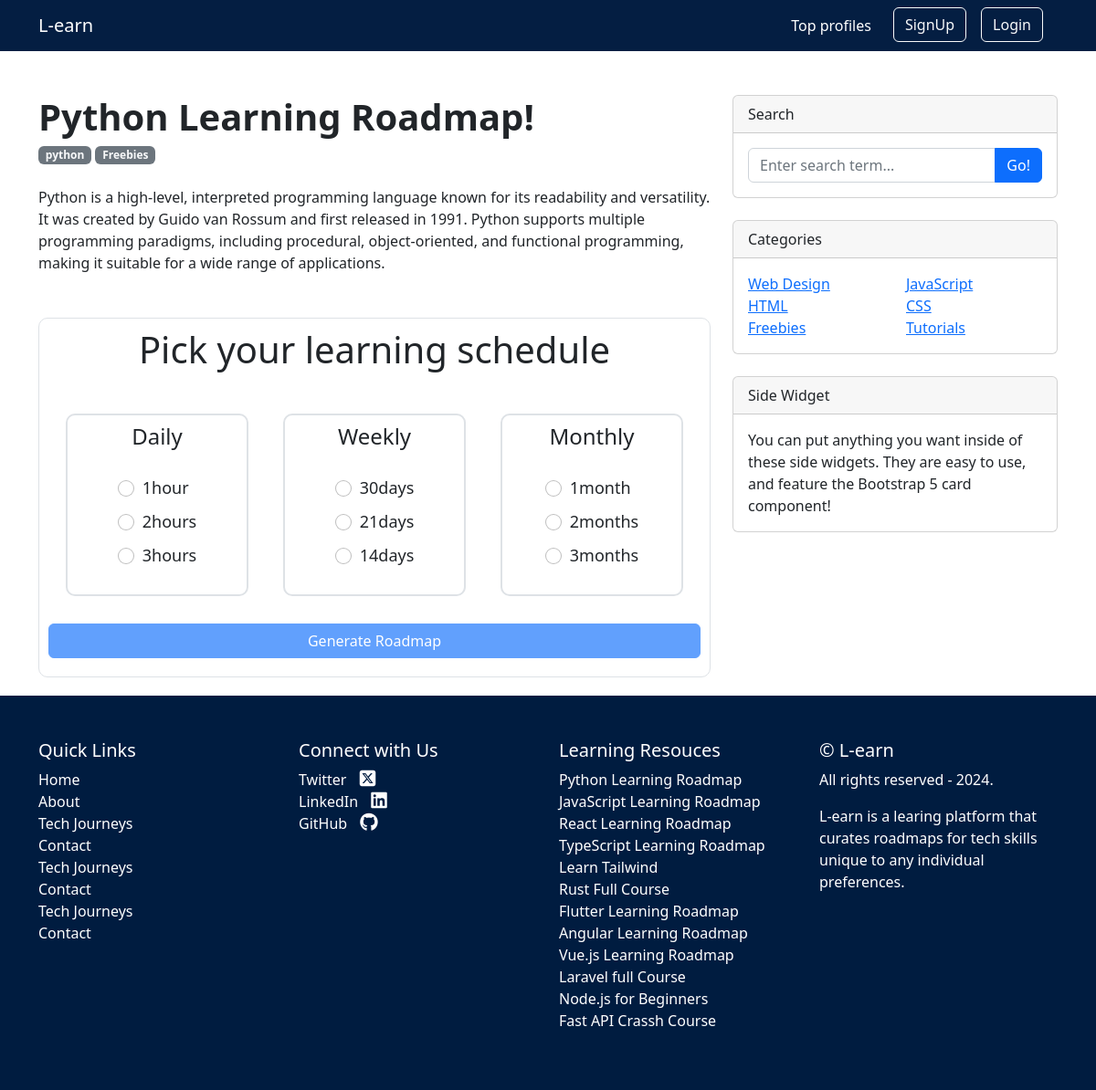
Page /courses/python-learning-roadmap on the committed database.
### courses/models.py (models this page shows, shortened)
class Course(models.Model):
    title = models.CharField(max_length=50)
    slug = models.SlugField()
    description = models.TextField()
    thumbnail = models.ImageField(upload_to="img")
    label = models.CharField(max_length=25, blank=True, null=True)

class Schedule(models.Model):
    title = models.CharField(max_length=25)

class MiniSchedule(models.Model):
    title = models.CharField(max_length=25)
    schedule =models.ForeignKey(Schedule, on_delete=models.CASCADE, related_name="mini_schedule")

### courses/views.py (the view)
# urls.py: path("courses/<slug:slug>", views.detail, name="course"),
def detail(request, slug):
    course = Course.objects.get(slug=slug)
    user_course=""
    roadmap_num = 0
    if request.user.is_authenticated:
        try:
            user_course = UserCourse.objects.get(user=request.user, course=course)
            roadmap_num = Roadmap.objects.filter(user_course=user_course).count()
        except UserCourse.DoesNotExist:
            pass
    schedules = Schedule.objects.all()
    context = {"course":course, "schedules": schedules, "user_course":user_course, "r_num": roadmap_num}
    return render(request, "courses/detail.html", context)

### courses/context_processors.py (called while the page is built)
def course_context(request):
    roadmaps = Course.objects.all()
    return {
        "roadmaps":roadmaps
    }

### courses/templates/courses/detail.html (shortened to what this page needs)
{% extends "base.html" %} {% load static %} {% block content %}
<link rel="stylesheet" href="{% static 'css/courses/detail.css' %}" />
<div class="container mt-5">
  <div class="row">
    <div class="col-lg-8">
      <article>
        <header class="mb-4">
          <h1 class="fw-bolder mb-1">{{course.title}}!</h1>
          <a class="badge bg-secondary text-decoration-none link-light"
            href="#!">{{course.label}}</a>
          <a class="badge bg-secondary text-decoration-none link-light"
            href="#!">Freebies</a>
        </header>
        <section class="mb-5">
          <p class="fs-5 mb-4">
            {{course.description | safe}}
          </p>
        </section>
      </article>
      <div class="main-duration-container">
        <div class="duration">
          <p class="display-6">Pick your learning schedule</p>
        </div>
        <div class="duration-container">
          {% for schedule in schedules  %}
          <div class="r-duration duration-daily">
              <div class="duration-heading">
                <h4>{{schedule.title}}</h4>
              </div>
              <div class="form-check-container">
              {% for mini_schedule in schedule.mini_schedule.all  %}
              <div class="form-check">
                  <input
                    class="form-check-input"
                    type="radio"
                    name="flexRadioDefault"
                    id="flexRadioDefault{{mini_schedule.id}}"
                    data-new_id = {{mini_schedule.id}}
                    data-sch_id={{mini_schedule.schedule.id}}
                    data-course_id={{course.id}}
                  />
                  <label class="form-check-label" for="flexRadioDefault{{mini_schedule.id}}">
                     {{mini_schedule.title}}
                  </label>
                </div>
              {% endfor %}
              </div>
            </div>
          {% endfor %}
        </div>
        <div class="duration-button">
          <button class="g-button btn btn-primary" style="width: 100%" disabled>Generate Roadmap</button>
        </div>
      </div>
    </div>
    <div class="col-lg-4">
      <div class="card mb-4">
        <div class="card-header">Search</div>
        <div class="card-body">
          <div class="input-group">
            <input
              class="form-control"
              type="text"
              placeholder="Enter search term..."
              aria-label="Enter search term..."
              aria-describedby="button-search"
            />
            <button class="btn btn-primary" id="button-search" type="button">
              Go!
            </button>
          </div>
        </div>
      </div>
      <div class="card mb-4">
        <div class="card-header">Categories</div>
        <div class="card-body">
          <div class="row">
            <div class="col-sm-6">
              <ul class="list-unstyled mb-0">
                <li><a href="#!">Web Design</a></li>
                <li><a href="#!">HTML</a></li>
                <li><a href="#!">Freebies</a></li>
              </ul>
            </div>
            <div class="col-sm-6">
              <ul class="list-unstyled mb-0">
                <li><a href="#!">JavaScript</a></li>
                <li><a href="#!">CSS</a></li>
                <li><a href="#!">Tutorials</a></li>
              </ul>
            </div>
          </div>
        </div>
      </div>
      <div class="card mb-4">
        <div class="card-header">Side Widget</div>
        <div class="card-body">
          You can put anything you want inside of these side widgets. They are
          easy to use, and feature the Bootstrap 5 card component!
        </div>
      </div>
    </div>
  </div>
</div>
{% endblock content %}

### templates/base.html (shortened to what this page needs)
<!DOCTYPE html>
{% load static %}
<html lang="en">
    <head>
        <link rel="stylesheet" href="https://cdnjs.cloudflare.com/ajax/libs/font-awesome/6.5.1/css/all.min.css" />
        <link rel="stylesheet" href="https://cdnjs.cloudflare.com/ajax/libs/font-awesome/6.5.1/css/brands.min.css" />
        <link href="https://cdn.jsdelivr.net/npm/bootstrap-icons@1.5.0/font/bootstrap-icons.css" rel="stylesheet" />
        <link href="{% static 'css/global.css' %}" rel="stylesheet" />
    </head>
    <body class="d-flex flex-column h-100">
        <main class="flex-shrink-0">
            <nav class="navbar navbar-expand-lg" id="nav">
                <div class="container">
                    <a class="navbar-brand me-8" href="{% url 'courses:index' %}">L-earn</a>
                  <div class="collapse navbar-collapse" id="navbarNavDropdown">
                    <ul class="navbar-nav">
                      <li class="nav-item me-3">
                        <a class="nav-link" href="{% url 'auth:profile-list' %}">Top profiles</a>
                      </li>
                      {% if request.user.is_authenticated %}
                      <li class="nav-item active dropdown">
                        <a class="nav-link dropdown-toggle" href="#" role="button" style="color: white" data-bs-toggle="dropdown" aria-expanded="false">
                          Hi, {{request.user.username}}
                        </a>
                        <ul class="dropdown-menu bg-dark">
                          <li><a class="dropdown-item" href="{% url 'auth:profile' %}">Profile</a></li>
                          <li><a class="dropdown-item" href="">Create Articles</a></li>
                          <li><a class="dropdown-item" href="{% url 'auth:logout' %}">Logout</a></li>
                        </ul>
                      </li>
                      {% else %}
                      <li class="nav-item me-3">
                        <a href="{% url 'auth:register' %}">
                        <button type="button" class="btn btn-outline-light">
                           SignUp
                        </button>
                    </a>
                      </li>
                      <li class="nav-item me-3">
                        <a href="">
                        <button type="button" class="btn btn-outline-light">
                           Login
                        </button>
                    </a>
                      </li>
                      {% endif %}
                    </ul>
                  </div>
                </div>
              </nav>
            {% block content %}{% endblock content %}
         <footer class="py-5">
          <div class="container">
            <div class="row">
              <div class="col-lg-3 col-md-6">
                <h5 class="text-white">Quick Links</h5>
                <ul class="list-unstyled">
                  <li><a href="#" class="text-white">Home</a></li>
                  <li><a href="#" class="text-white">About</a></li>
                  <li><a href="#" class="text-white">Tech Journeys</a></li>
                  <li><a href="#" class="text-white">Contact</a></li>
                  <li><a href="#" class="text-white">Tech Journeys</a></li>
                  <li><a href="#" class="text-white">Contact</a></li>
                  <li><a href="#" class="text-white">Tech Journeys</a></li>
                  <li><a href="#" class="text-white">Contact</a></li>
                </ul>
              </div>
              <div class="col-lg-3 col-md-6">
                <h5 class="text-white">Connect with Us</h5>
                <ul class="list-unstyled">
                  <li><a href="#" target="_blank" class="text-white">Twitter <i href="" class="fa-brands fa-square-x-twitter"></i></a></li>
                  <li><a href="#" target="_blank" class="text-white">LinkedIn <i href="" class="fa-brands fa-linkedin"></i></a></li>
                  <li><a href="#" target="_blank" class="text-white">GitHub <i href="" class="fa-brands fa-github"></i></a></li>
                </ul>
              </div>
               <div class="col-lg-3 col-md-6">
                <h5 class="text-white">Learning Resouces</h5>
                <ul class="list-unstyled">
                  {% for roadmap in roadmaps  %}
                  <li><a href="{% url 'courses:course' roadmap.slug %}" target="_blank" class="text-white">{{roadmap.title}}</a></li>
                  {% endfor %}
                </ul>
              </div>
              <div class="col-lg-3">
                <h5 class="text-white">© L-earn</h5>
                <p class="text-white">All rights reserved - 2024.</p>
                <p class="text-white">L-earn is a learing platform that curates roadmaps for tech skills unique to any individual preferences.</p>
              </div>
            </div>
          </div>
        </footer>
    </body>
</html>

### static/css/courses/detail.css (style rules this page uses)
.duration, .duration-button { width: 100%; display: flex; align-items: center; justify-content: center; }
.duration-container { width: 100%; display: flex; align-items: center; justify-content: space-around; flex-wrap: wrap; padding: 20px auto; margin: 20px auto }
.duration-container .r-duration { width: 200px; height: 200px; border: 2px solid #dee2e6; border-radius: 10px; display: flex; align-items: center; justify-content: center; flex-direction: column; cursor: pointer; margin: 10px auto; }
.duration-container .r-duration .form-check-container { padding: 10px 10px 10px 10px }
.form-check-container .form-check { margin: 10px auto; font-size: 18px; }
.duration-button button { margin-bottom: 10px; opacity: 0.7; }
.main-duration-container, .loader-container { padding: 10px 10px 10px 10px; border: 1px solid #dee2e6; margin: 20px auto; border-radius: 10px; }

### templates/base.html (style rules this page uses)
#nav { background-color: #041E42 !important; color: white !important }
#nav div a { color: white !important; }
#nav ul li a { color: white !important; }
#nav ul a { color: white !important }
#nav ul { margin-left: auto; }
footer { background-color: #001c40 !important }
footer a { text-decoration: none }
footer .fa-solid, footer .fa-brands { font-size: 20px; margin: 0px 10px; }

### rows in the picture
Course: title "Python Learning Roadmap", label "python", description "Python is a high-level, interpreted programming language known for its readability and versatility. It was created by Guido van Rossum and first released in 1991. Python supports multiple programming paradigms, including procedural, object-oriented, and functional programming, making it suitable for a wide range of applications."
Schedule: title "Daily"
MiniSchedule: title "1hour"
MiniSchedule: title "2hours"
MiniSchedule: title "3hours"
Schedule: title "Weekly"
MiniSchedule: title "30days"
MiniSchedule: title "21days"
MiniSchedule: title "14days"
Schedule: title "Monthly"
MiniSchedule: title "1month"
MiniSchedule: title "2months"
MiniSchedule: title "3months"
Course: title "JavaScript Learning Roadmap"
Course: title "React Learning Roadmap"
Course: title "TypeScript Learning Roadmap"
Course: title "Learn Tailwind"
Course: title "Rust Full Course"
Course: title "Flutter Learning Roadmap"
Course: title "Angular Learning Roadmap"
Course: title "Vue.js Learning Roadmap"
Course: title "Laravel full Course"
Course: title "Node.js for Beginners"
Course: title "Fast API Crassh Course"
